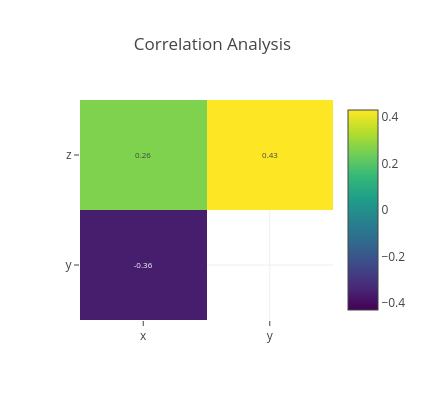

The notebook cell this image was saved under:
### Code cell
import plotly.graph_objects as go
import numpy as np


 # Calculate correlation
df_corr = df.drop(columns=['time']).corr().round(2)

# Mask upper triangle
mask = np.zeros_like(df_corr, dtype=bool)
mask[np.triu_indices_from(mask)] = True

# Apply mask and drop empty rows/cols
df_corr_viz = df_corr.mask(mask).dropna(how='all').dropna(axis='columns', how='all')

# Create text array with blanks instead of nan
text_values = df_corr_viz.values.astype(str)
text_values[text_values == 'nan'] = ''

# Add heatmap to subplot
fig =  go.Heatmap(
        z=df_corr_viz.values,
        x=df_corr_viz.columns,
        y=df_corr_viz.index,
        colorscale='Viridis',
        zmid=0,
        text=text_values,
        texttemplate='%{text}',
        textfont={"size": 8},
    )

fig = go.Figure(data=fig)
fig.update_layout(
    height=400,
    width=425,
    title_text="Correlation Analysis",
    showlegend=False
)
fig.show()

### Figure 1 — Plotly figure (JSON) as saved in the notebook; plotly's stock layout.template omitted (floating-point values rounded to 4 significant figures)
{"data": [{"colorscale": [[0, "#440154"], [0.1111, "#482878"], [0.2222, "#3e4989"], [0.3333, "#31688e"], [0.4444, "#26828e"], [0.5556, "#1f9e89"], [0.6667, "#35b779"], [0.7778, "#6ece58"], [0.8889, "#b5de2b"], [1, "#fde725"]], "text": [["-0.36", ""], ["0.26", "0.43"]], "textfont": {"size": 8}, "texttemplate": "%{text}", "type": "heatmap", "x": ["x", "y"], "y": ["y", "z"], "z": [[-0.36, NaN], [0.26, 0.43]], "zmid": 0}], "layout": {"height": 400, "showlegend": false, "title": {"text": "Correlation Analysis"}, "width": 425}}
